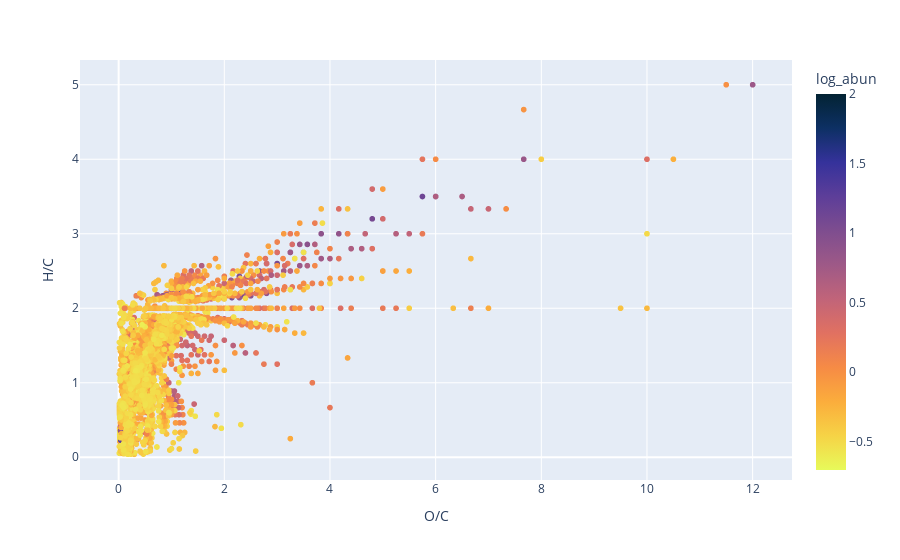

Source (notebook cell):
### Code cell
#f2 = plt.figure(figsize=(6,6))
import plotly.express as px
#ax2 = sns.scatterplot(
ax2 = px.scatter(exp_data,
               y='H/C', x='O/C', color='log_abun', color_continuous_scale='thermal_r')
ax2.show()
#ax2.set_xlim(-0.2, 3)
#ax2.set_ylim(-0.2, 3)

### Figure 1 — Plotly figure (JSON) as saved in the notebook; plotly's stock layout.template omitted (floating-point values rounded to 4 significant figures; data arrays with more than 128 entries replaced by an {"elided": "..."} marker saying what was removed)
{"data": [{"hovertemplate": "O/C=%{x}<br>H/C=%{y}<br>log_abun=%{marker.color}<extra></extra>", "legendgroup": "", "marker": {"color": {"elided": "6886 float values"}, "coloraxis": "coloraxis", "symbol": "circle"}, "mode": "markers", "name": "", "showlegend": false, "type": "scattergl", "x": {"elided": "6886 float values"}, "xaxis": "x", "y": {"elided": "6886 float values"}, "yaxis": "y"}], "layout": {"coloraxis": {"colorbar": {"title": {"text": "log_abun"}}, "colorscale": [[0, "rgb(231, 250, 90)"], [0.09091, "rgb(246, 211, 70)"], [0.1818, "rgb(251, 173, 60)"], [0.2727, "rgb(246, 139, 69)"], [0.3636, "rgb(225, 113, 97)"], [0.4545, "rgb(193, 100, 121)"], [0.5455, "rgb(158, 89, 135)"], [0.6364, "rgb(126, 77, 143)"], [0.7273, "rgb(93, 62, 153)"], [0.8182, "rgb(53, 50, 155)"], [0.9091, "rgb(13, 48, 100)"], [1, "rgb(3, 35, 51)"]]}, "legend": {"tracegroupgap": 0}, "margin": {"t": 60}, "xaxis": {"anchor": "y", "domain": [0, 1], "title": {"text": "O/C"}}, "yaxis": {"anchor": "x", "domain": [0, 1], "title": {"text": "H/C"}}}}
